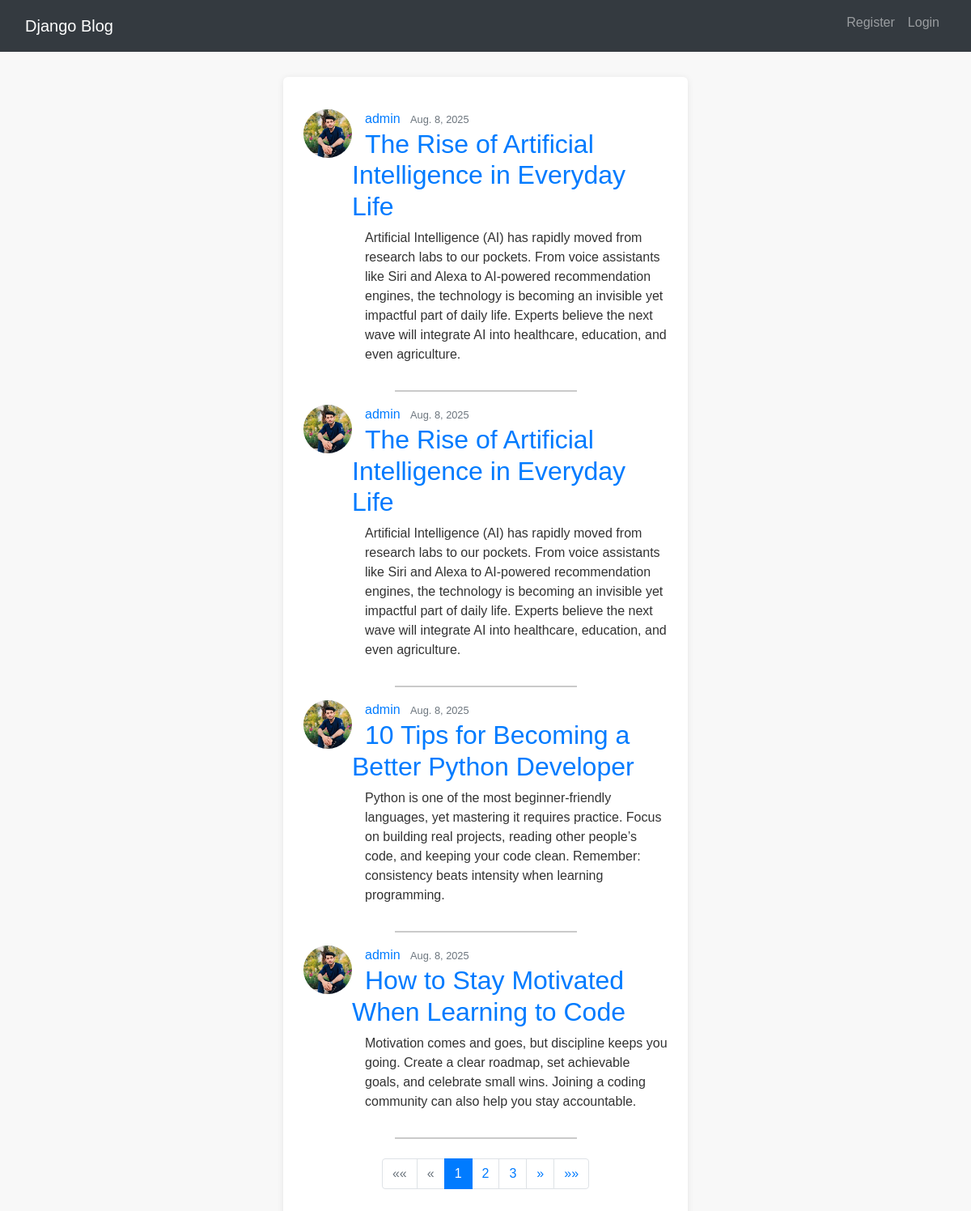
The page / on the database its author committed.
### blog/models.py (models this page shows, shortened)
class post(models.Model):
    title = models.CharField(max_length=200)
    content = models.TextField()
    date_posted = models.DateField(default = timezone.now)
    auther = models.ForeignKey(User, on_delete=models.CASCADE)

### users/models.py (models this page shows, shortened)
class Profile(models.Model):
    user = models.OneToOneField(User,on_delete=models.CASCADE)
    image = models.ImageField(upload_to='profile_pics', default='default.jpg')

### blog/views.py (the view)
# urls.py: path("",PostListView.as_view(), name = "blog-home"),
class PostListView(ListView): #ye class based view hai is ma hum varaible ka use karty hai
    model = post
    template_name = 'blog/home.html'
    context_object_name = 'posts'  #Iska matlab ye hai ke jo object fetch hua hai, wo template me kis naam se aayega.
    ordering =['-date_posted']
    paginate_by = 4

### blog/templates/blog/home.html (shortened to what this page needs)
{% extends "blog/base.html" %}
{% block content %}
     {% for post in posts %}
        <article class="media content-section">
            <img class="rounded-circle article-img" style="width: 60px; height: 60px; object-fit: cover;" src="{{ post.auther.profile.image.url }}">
            <div class="media-body">
                <div class="article-metadata">
                    <a class="mr-2 ms-3" href="{% url 'user-posts' post.auther.username %}">{{ post.auther }}</a>
                    <small class="text-muted">{{ post.date_posted }}</small>
                </div>
                <h2><a class="article-title ms-3" href="{% url 'post-detail' post.id %}"> {{ post.title }} </a></h2>
                <p class="article-content ms-3">{{ post.content }}</p>
            </div>
        </article>
        <hr class="legend-line w-50 mx-auto">
    {% endfor %}
    {% if is_paginated %}
    <nav aria-label="Page navigation" class="my-4">
        <ul class="pagination justify-content-center">
            {% if page_obj.has_previous %}
                <li class="page-item">
                    <a class="page-link" href="?page=1" aria-label="First">
                        <span aria-hidden="true">&laquo;&laquo;</span>
                    </a>
                </li>
                <li class="page-item">
                    <a class="page-link" href="?page={{ page_obj.previous_page_number }}" aria-label="Previous">
                        <span aria-hidden="true">&laquo;</span>
                    </a>
                </li>
            {% else %}
                <li class="page-item disabled">
                    <span class="page-link">&laquo;&laquo;</span>
                </li>
                <li class="page-item disabled">
                    <span class="page-link">&laquo;</span>
                </li>
            {% endif %}
            {% for num in page_obj.paginator.page_range %}
                {% if page_obj.number == num %}
                    <li class="page-item active" aria-current="page">
                        <span class="page-link">{{ num }}</span>
                    </li>
                {% elif num > page_obj.number|add:"-3" and num < page_obj.number|add:"3" %}
                    <li class="page-item">
                        <a class="page-link" href="?page={{ num }}">{{ num }}</a>
                    </li>
                {% endif %}
            {% endfor %}
            {% if page_obj.has_next %}
                <li class="page-item">
                    <a class="page-link" href="?page={{ page_obj.next_page_number }}" aria-label="Next">
                        <span aria-hidden="true">&raquo;</span>
                    </a>
                </li>
                <li class="page-item">
                    <a class="page-link" href="?page={{ page_obj.paginator.num_pages }}" aria-label="Last">
                        <span aria-hidden="true">&raquo;&raquo;</span>
                    </a>
                </li>
            {% endif %}
        </ul>
    </nav>
{% endif %}
{% endblock content %}

### blog/static/blog/style.css (style rules this page uses)
body { font-family: 'Arial', sans-serif; line-height: 1.5; color: #333; background-color: #f8f8f8; margin: 0; padding: 15px; }

### rows shown on the page
post: auther.profile.image (picture), auther "admin", date_posted "Aug. 8, 2025", title "The Rise of Artificial Intelligence in Everyday Life", content "Artificial Intelligence (AI) has rapidly moved from research labs to our pockets. From voice assistants like Siri and Alexa to AI-powered recommendation engines, the technology is becoming an invisible yet impactful part of daily life. Experts believe the next wave will integrate AI into healthcare, education, and even agriculture."
post: auther.profile.image (picture), auther "admin", date_posted "Aug. 8, 2025", title "The Rise of Artificial Intelligence in Everyday Life", content "Artificial Intelligence (AI) has rapidly moved from research labs to our pockets. From voice assistants like Siri and Alexa to AI-powered recommendation engines, the technology is becoming an invisible yet impactful part of daily life. Experts believe the next wave will integrate AI into healthcare, education, and even agriculture."
post: auther.profile.image (picture), auther "admin", date_posted "Aug. 8, 2025", title "10 Tips for Becoming a Better Python Developer", content "Python is one of the most beginner-friendly languages, yet mastering it requires practice. Focus on building real projects, reading other people’s code, and keeping your code clean. Remember: consistency beats intensity when learning programming."
post: auther.profile.image (picture), auther "admin", date_posted "Aug. 8, 2025", title "How to Stay Motivated When Learning to Code", content "Motivation comes and goes, but discipline keeps you going. Create a clear roadmap, set achievable goals, and celebrate small wins. Joining a coding community can also help you stay accountable."

### other values the page prints
{{ num }} "1"
{{ num }} "2" "3"
